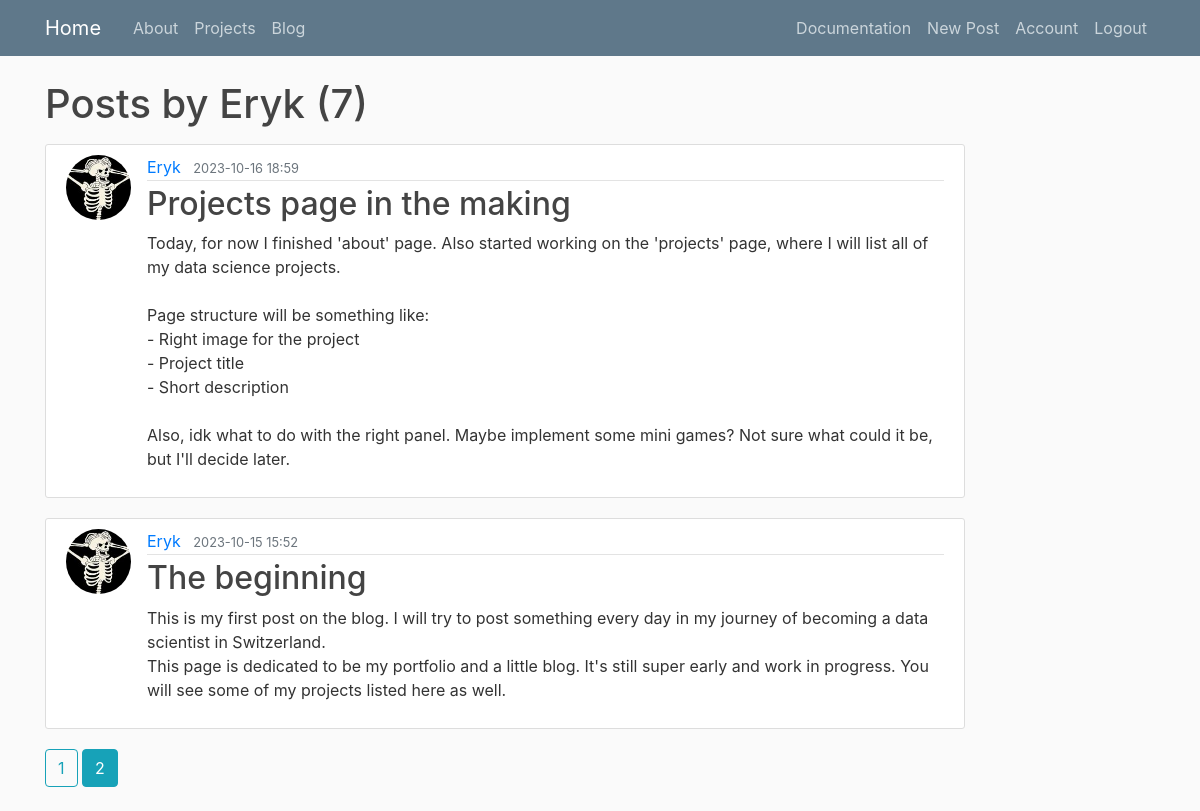
Screenshot of /user/Eryk?page=2 (signed in) with the database file from the repository.
### blog/models.py (models this page shows, shortened)
class User(db.Model, UserMixin):
    id = db.Column(db.Integer, primary_key=True)
    username = db.Column(db.String(20), unique=True, nullable=False)
    email = db.Column(db.String(120), unique=True, nullable=False)
    image_file = db.Column(db.String(20), nullable=False, default='default.jpg')
    password = db.Column(db.String(60), nullable=False)
    posts = db.relationship('Post', backref='author', lazy=True)

class Post(db.Model):
    id = db.Column(db.Integer, primary_key=True)
    title = db.Column(db.String(100), nullable=False)
    date_posted = db.Column(db.DateTime, nullable=False, default=datetime.utcnow)
    content = db.Column(db.Text, nullable=False)
    user_id = db.Column(db.Integer, db.ForeignKey('user.id'), nullable=False)

### blog/users/routes.py (the view)
@users.route("/user/<string:username>")
def user_posts(username):
	page = request.args.get('page', default=1, type=int)
	user = User.query.filter_by(username=username).first_or_404()
	posts = Post.query.filter_by(author=user).order_by(Post.date_posted.desc()).paginate(page=page, per_page=5)
	return render_template('user_posts.html', posts=posts, user=user)

### blog/models.py (called while the page is built)
@login_manager.user_loader
def load_user(user_id):
    return User.query.get(int(user_id))

### blog/templates/user_posts.html
{% extends "layout.html" %}
{% block content %}
    <h1 class="mb-3">Posts by {{ user.username }} ({{ posts.total }})</h1>
    {% for post in posts.items %}
        <article class="media content-section">
            <img class="rounded-circle article-img" src="{{ url_for('static', filename='profile_pics/' + post.author.image_file) }}">
            <div class="media-body">
                <div class="article-metadata">
                    <a class="mr-2" href="{{ url_for('users.user_posts', username=post.author.username) }}" style="text-decoration: none;">{{ post.author.username }}</a>
                    <small class="text-muted">{{ post.date_posted.strftime('%Y-%m-%d %H:%M') }}</small>
                </div>
                <h2><a class="article-title" href="{{ url_for('posts.post', post_id=post.id) }}" style="text-decoration: none;">{{ post.title }}</a></h2>
                <p class="article-content">{{ post.content }}</p>
            </div>
        </article>
    {% endfor %}
    {% for page_num in posts.iter_pages(left_edge=1, right_edge=1, left_current=1, right_current=1) %}
        {% if page_num %}
            {% if posts.page == page_num %}
                <a class="btn btn-info mb-4" href="{{ url_for('users.user_posts', username=user.username, page=page_num) }}">{{ page_num }}</a>
            {% else %}
                <a class="btn btn-outline-info mb-4" href="{{ url_for('users.user_posts', username=user.username, page=page_num) }}">{{ page_num }}</a>
            {% endif %}
        {% else %}
            ...
        {% endif %}
    {% endfor %}
{% endblock content %}

### blog/static/main.css (style rules this page uses)
body { background: #fafafa; color: #333333; margin-top: 5rem; }
h1, h2, h3, h4, h5, h6 { color: #444444; }
.content-section { background: #ffffff; padding: 10px 20px; border: 1px solid #dddddd; border-radius: 3px; margin-bottom: 20px; }
.article-title { color: #444444; }
.article-content { white-space: pre-line; }
.article-img { height: 65px; width: 65px; margin-right: 16px; }
.article-metadata { padding-bottom: 1px; margin-bottom: 4px; border-bottom: 1px solid #e3e3e3 }

### rows the page displays
User: username "Eryk"
Post: image_file (picture), author.username "Eryk", date_posted "2023-10-16 18:59", title "Projects page in the making", content "Today, for now I finished 'about' page. Also started working on the 'projects' page, where I will list all of my data science projects. Page structure will be something like: - Right image for the project - Project title - Short description Also, idk what to do with the right panel. Maybe implement some mini games? Not sure what could it be, but I'll decide later."
Post: image_file (picture), author.username "Eryk", date_posted "2023-10-15 15:52", title "The beginning", content "This is my first post on the blog. I will try to post something every day in my journey of becoming a data scientist in Switzerland. This page is dedicated to be my portfolio and a little blog. It's still super early and work in progress. You will see some of my projects listed here as well."

### other values shown
{{ posts.total }} "7"
{{ page_num }} "1"
{{ page_num }} "2"
